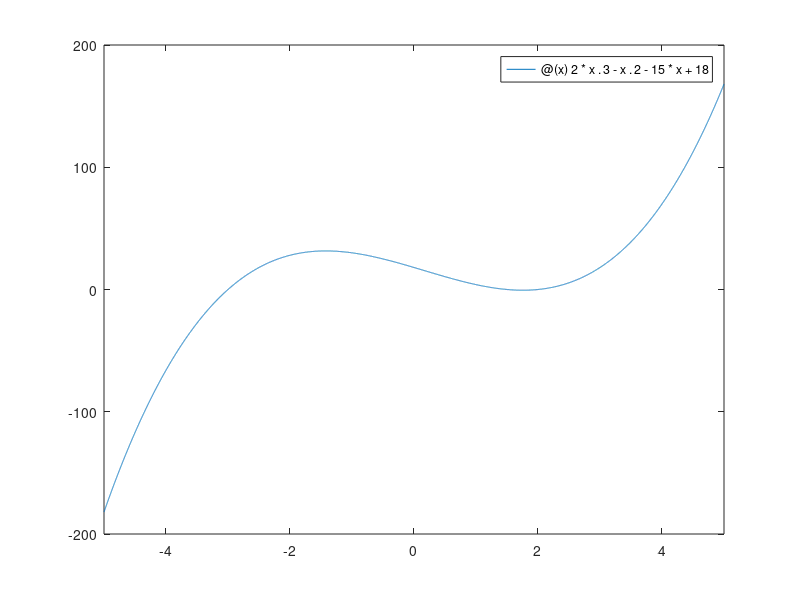

MATLAB code for this plot:
f = @(x) 2*x.^3 - x.^2 - 15*x +18;
fplot(f);
min1 = fsolve(f, -2);
max1 = fsolve(f, 1);
min2 = fsolve(f, 2.1);

%antwoord x element van [min1, max1] unie [min2, +inf]
%aflezen van plot